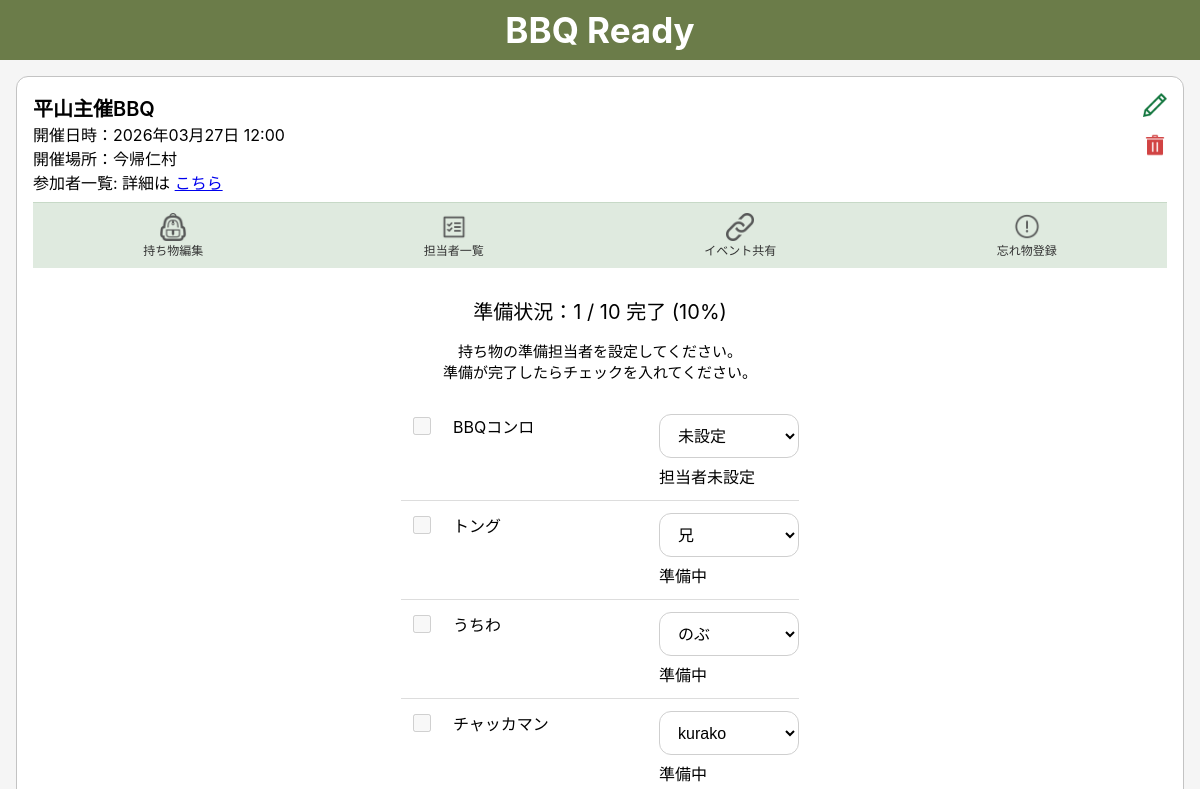
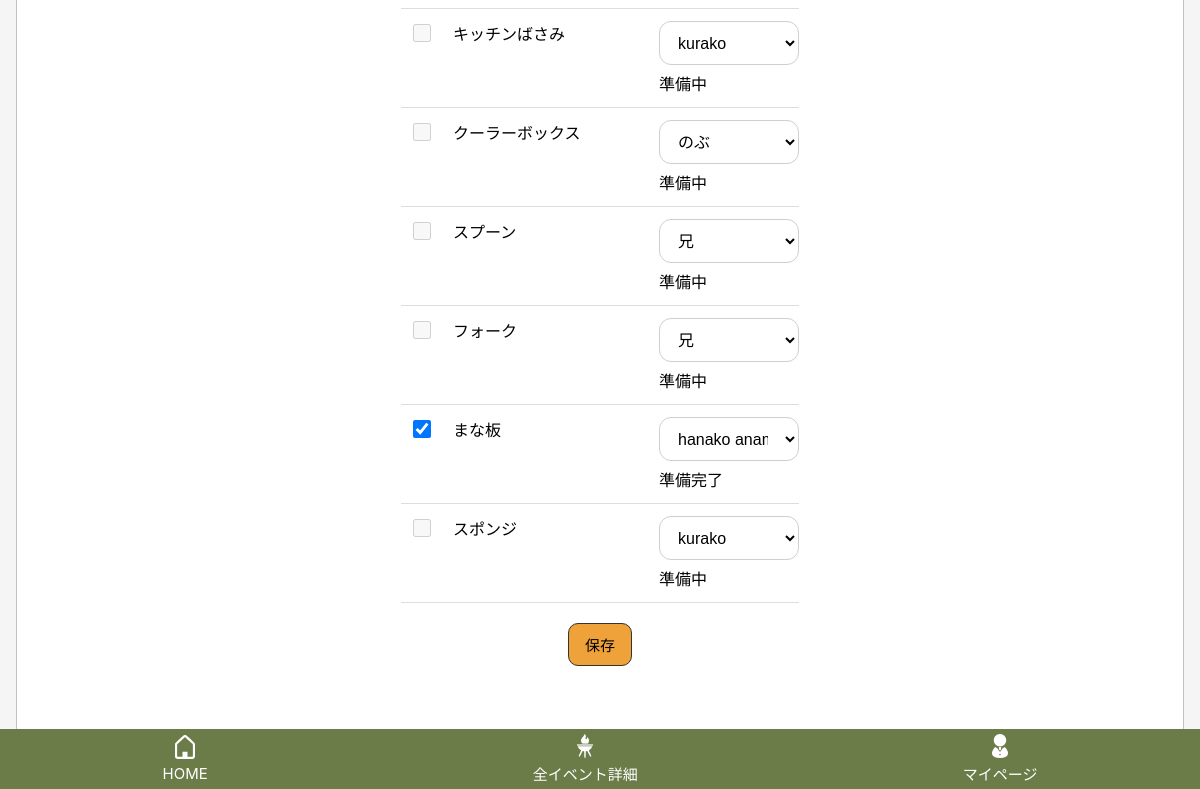
The app's page /events/117/assign/ (signed in), older data (2 pictures, top to bottom).
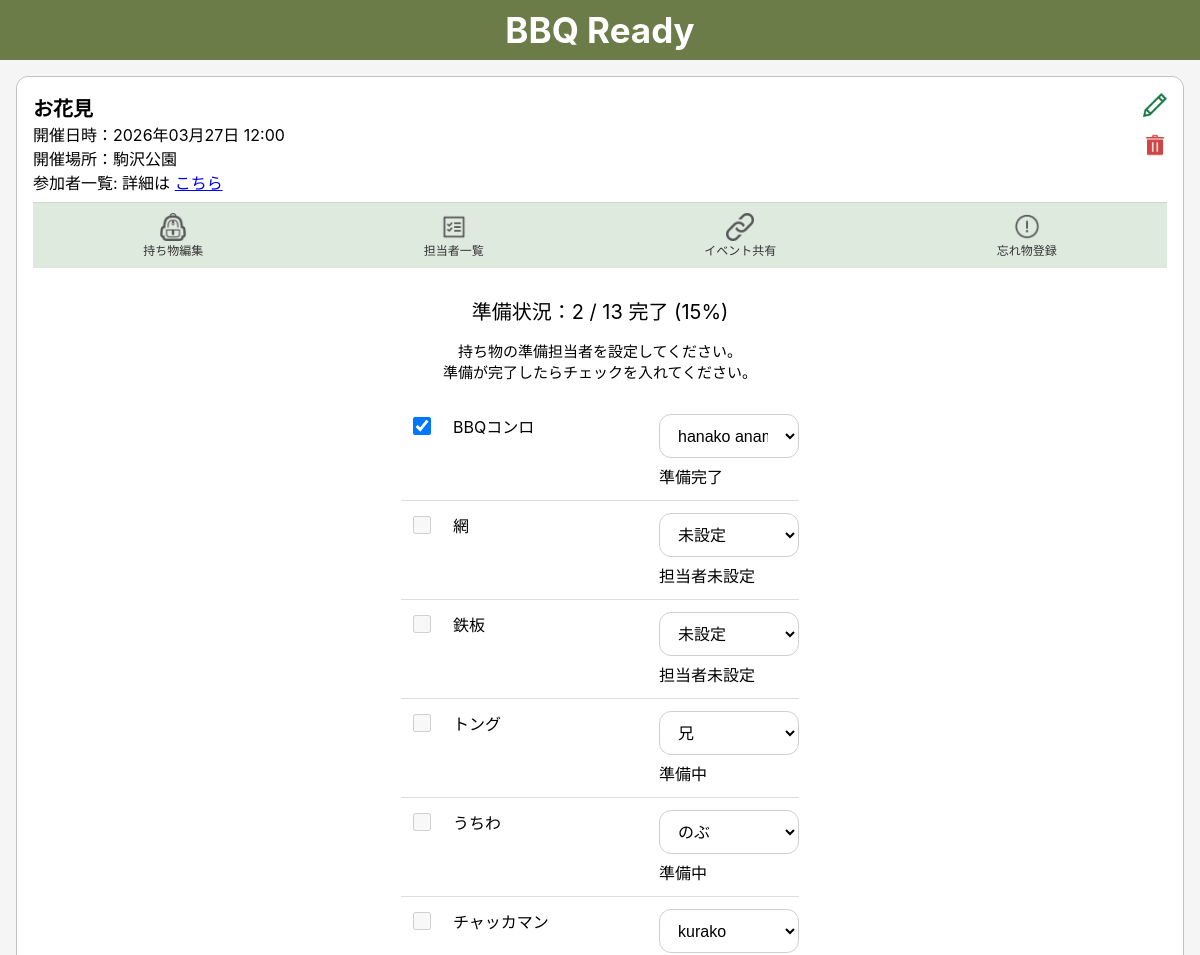
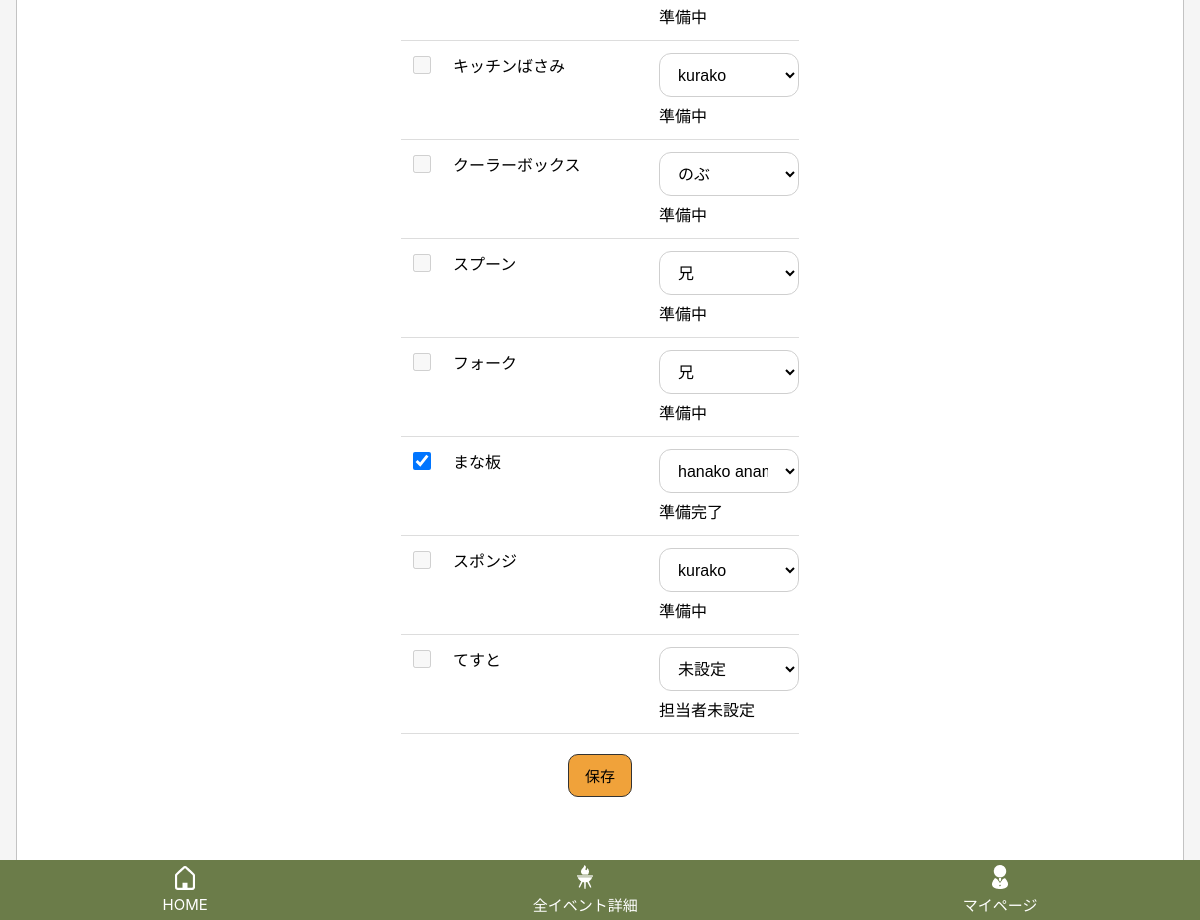
The same page, newer data (2 pictures, top to bottom).
### bbq_app/models.py (models this page shows, shortened)
class Event(models.Model):
    user = models.ForeignKey(settings.AUTH_USER_MODEL, on_delete=models.CASCADE, related_name="events")
    name = models.CharField("イベント名", max_length=30)
    held_at = models.DateTimeField("開催日時", null=True, blank=True)
    location = models.CharField("開催場所", max_length=50, blank=True)
    created_at = models.DateTimeField("作成日時", auto_now_add=True)
    updated_at = models.DateTimeField("更新日時", auto_now=True)

class EventItem(models.Model):
    event = models.ForeignKey(Event, on_delete=models.CASCADE, related_name="event_items")
    bbq_item = models.ForeignKey(BbqItem, on_delete=models.CASCADE, related_name="event_items")
    is_selected = models.BooleanField(default=False)
    assignee = models.ForeignKey(
        "Participant",
        null=True,
        blank=True,
        on_delete=models.SET_NULL,
        related_name="assigned_items"
    )
    is_ready = models.BooleanField(default=False)
    created_at = models.DateTimeField(auto_now_add=True)
    updated_at = models.DateTimeField(auto_now=True)
    class Meta:
        constraints = [
            models.UniqueConstraint(
                fields=["event", "bbq_item"],
                name="unique_event_bbq_item"
            )
        ]

class BbqItem(models.Model):
    class Category(models.IntegerChoices):
        FIRE = 1, "火起こし・調理グッズ"
        PLACE = 2, "会場設営"
        FOOD = 3, "食材・飲み物"
        CONVENIENCE = 4, "便利グッズ"
        OTHER = 5, "その他"
    user = models.ForeignKey(settings.AUTH_USER_MODEL, null=True, blank=True, on_delete=models.CASCADE, related_name="bbq_items")
    name = models.CharField("持ち物名", max_length=50)
    category = models.IntegerField(choices=Category.choices)
    created_at = models.DateTimeField(auto_now_add=True)
    updated_at = models.DateTimeField(auto_now=True)

class Participant(models.Model):
    event = models.ForeignKey(Event, on_delete=models.CASCADE, related_name="participants")
    user = models.ForeignKey(
        settings.AUTH_USER_MODEL,
        null=True,
        blank=True,
        on_delete=models.SET_NULL,
        related_name="participant"
    )
    name = models.CharField("表示名", max_length=30)
    created_at = models.DateTimeField("作成日時", auto_now_add=True)
    updated_at = models.DateTimeField("更新日時", auto_now=True)

### bbq_app/views.py (the view, shortened to what this page needs)
# urls.py: path("events/<int:event_id>/assign/", views.item_assign, name="item_assign"),
@login_required
def item_assign(request, event_id):
    event = get_object_or_404(Event, id=event_id, user=request.user)
    Participant.objects.get_or_create(
        event=event,
        user=request.user,
        defaults={"name":request.user.first_name or request.user.username}
    )
    participants = Participant.objects.filter(event=event).order_by("id")
    items = (
        EventItem.objects
        .filter(event=event, is_selected=True)
        .select_related("bbq_item", "assignee")
        .order_by("id")
    )
    total_count = items.count()
    ready_count = items.filter(is_ready=True).count()
    progress_percent = int((ready_count / total_count) * 100 ) if total_count else 0
    return render(
        request,
        "bbq_app/item_assign.html",
        {
            "event": event,
            "participants": participants,
            "items": items,
            "total_count": total_count,
            "ready_count": ready_count,
            "progress_percent": progress_percent
        }
    )

### bbq_app/templates/bbq_app/item_assign.html (shortened to what this page needs)
{% extends "bbq_app/base.html" %}
{% block header %}
  {% include "bbq_app/partials/event_header.html" %}
{% endblock %}
{% block content %}
<p class="assign-progress">
準備状況：{{ ready_count }} / {{ total_count }}  完了     ({{ progress_percent }}%)
</p>
<p class="assign-description">
持ち物の準備担当者を設定してください。<br>
準備が完了したらチェックを入れてください。
</p>
<form method="post">
    <ul class="assign-list">
        {% for event_item in items %}
            <li class="assign-row">
                <div class="assign-check">
                    {% if event_item.assignee and event_item.assignee.user == event.user %}
                        <input
                            type="checkbox"
                            name="ready_items"
                            value="{{ event_item.id }}"
                            {% if event_item.is_ready %}checked{% endif %}
                        >
                    {% else %}
                        <input
                            type="checkbox"
                            disabled
                        >
                    {% endif %}
                </div>
                <div class="assign-select">
                    {{ event_item.bbq_item.name }}
                </div>
                <div class="assign-select">
                    <select name="assignee_{{ event_item.id }}">
                        <option value="">未設定</option>
                        {% for participant in participants %}
                            {% if participant.user == event.user %}
                                <option value="{{ participant.id }}"
                                    {% if event_item.assignee_id == participant.id %}selected{% endif %}>
                                    {{ participant.name }}
                                </option>
                            {% endif %}
                        {% endfor %}
                        {% for participant in participants %}
                            {% if participant.user != event.user %}
                                <option value="{{ participant.id }}"
                                    {% if event_item.assignee_id == participant.id %}selected{% endif %}>
                                    {{ participant.name }}
                                </option>
                            {% endif %}
                        {% endfor %}
                    </select>
                <div class="assign_status">
                    {% if not event_item.assignee %}
                        担当者未設定
                    {% elif event_item.is_ready %}
                        準備完了
                    {% else %}
                        準備中
                    {% endif %}
                </div>
            </li>
        {% empty %}
            <li>必要な持ち物がありません。</li>
        {% endfor %}
    </ul>
    <div class="assign-save">
        <button type="submit" class="btn btn-primary">
            保存
        </button>
    </div>
</form>
{% endblock %}

### bbq_app/templates/bbq_app/partials/event_header.html (shortened to what this page needs)
{% load static %}
{% include "bbq_app/partials/top_bar.html" %}
{% if event %}
<div class="event-header">
  <div class="event_header__top">
    <div>
      <div class="event-header__title">{{ event.name }}</div>
      <div class="event-header__meta">
        開催日時：{{ event.held_at|date:"Y年m月d日 H:i" }}<br>
        開催場所：{{ event.location }}<br>
        参加者一覧: 詳細は
        <a href="#" onclick="openParticipantsModal(); return false;">こちら</a>
      </div>
    </div>
    <div class="event-header__actions">
      <a href="{% url 'event_edit' event.id %}">
        <img src="{% static 'bbq_app/images/pencil.png' %}" width="24">
      </a>
      <a href="#" onclick="openDeleteModal({{ event.id }}); return false;">
        <img src="{% static 'bbq_app/images/trashcan.png' %}" width="24">
      </a>
    </div>
  </div>
  <div class="event-header__nav">
    <a href="{% url 'item_edit' event.id %}"
       class="{% if request.resolver_match.url_name == 'item_edit' %}active{% endif %}">
      <img src="{% static 'bbq_app/images/item_edit.png' %}" width="28">
      <span>持ち物編集</span>
    </a>
    <a href="{% url 'item_assign' event.id %}"
       class="{% if request.resolver_match.url_name == 'item_assign' %}active{% endif %}">
      <img src="{% static 'bbq_app/images/event_participants.png' %}" width="28">
      <span>担当者一覧</span>
    </a>
    <a href="{% url 'event_share' event.id %}"
       class="{% if request.resolver_match.url_name == 'event_share' %}active{% endif %}">
      <img src="{% static 'bbq_app/images/event_share.png' %}" width="28" alt="共有">
      <span>イベント共有</span>
    </a>
    <a href="#"
       onclick="openForgotModal(); return false;">
      <img src="{% static 'bbq_app/images/forgot_item.png' %}" width="28">
      <span>忘れ物登録</span>
    </a>
  </div>
{% endif %}

Row changes from the older to the newer data that the page shows:
changed Event: name "平山主催BBQ" → "お花見"; location "今帰仁村" → "駒沢公園"
changed EventItem "BBQコンロ": assignee+id "未設定" → "hanako anami"; is_ready "☐" → "☑"; assignee_id "担当者未設定" → "準備完了"
now on this page (row edited): EventItem: bbq_item.name "網", shows "担当者未設定"
now on this page (row edited): EventItem: bbq_item.name "鉄板", shows "担当者未設定"
added EventItem: bbq_item.name "てすと", shows "担当者未設定"
Text that changed along with them:
{{ ready_count }}: "1" → "2"
{{ total_count }}: "10" → "13"
{{ progress_percent }}: "10" → "15"
